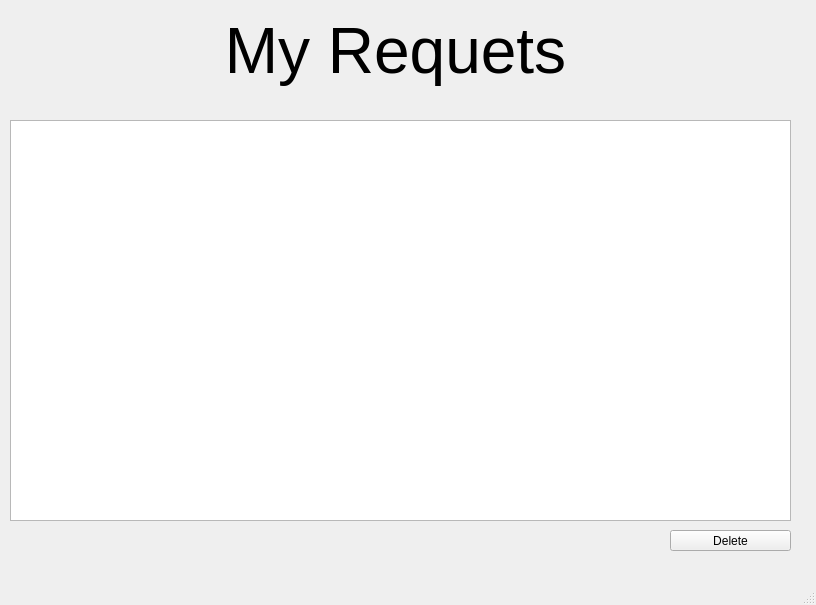
<?xml version="1.0" encoding="UTF-8"?>
<ui version="4.0">
 <class>MainWindow</class>
 <widget class="QMainWindow" name="MainWindow">
  <property name="geometry">
   <rect>
    <x>0</x>
    <y>0</y>
    <width>816</width>
    <height>605</height>
   </rect>
  </property>
  <property name="windowTitle">
   <string>My Requests</string>
  </property>
  <widget class="QWidget" name="centralwidget">
   <widget class="QListWidget" name="listWidget">
    <property name="geometry">
     <rect>
      <x>10</x>
      <y>120</y>
      <width>781</width>
      <height>401</height>
     </rect>
    </property>
   </widget>
   <widget class="QPushButton" name="deleteButton">
    <property name="geometry">
     <rect>
      <x>670</x>
      <y>530</y>
      <width>121</width>
      <height>21</height>
     </rect>
    </property>
    <property name="text">
     <string>Delete</string>
    </property>
   </widget>
   <widget class="QLabel" name="Lerror">
    <property name="geometry">
     <rect>
      <x>190</x>
      <y>530</y>
      <width>381</width>
      <height>21</height>
     </rect>
    </property>
    <property name="font">
     <font>
      <pointsize>10</pointsize>
     </font>
    </property>
    <property name="text">
     <string/>
    </property>
    <property name="alignment">
     <set>Qt::AlignCenter</set>
    </property>
   </widget>
   <widget class="QLabel" name="label_2">
    <property name="geometry">
     <rect>
      <x>210</x>
      <y>10</y>
      <width>371</width>
      <height>81</height>
     </rect>
    </property>
    <property name="font">
     <font>
      <family>Segoe UI</family>
      <pointsize>48</pointsize>
      <weight>50</weight>
      <bold>false</bold>
     </font>
    </property>
    <property name="text">
     <string>My Requets</string>
    </property>
    <property name="alignment">
     <set>Qt::AlignCenter</set>
    </property>
   </widget>
  </widget>
  <widget class="QMenuBar" name="menubar">
   <property name="geometry">
    <rect>
     <x>0</x>
     <y>0</y>
     <width>816</width>
     <height>21</height>
    </rect>
   </property>
  </widget>
  <widget class="QStatusBar" name="statusbar"/>
 </widget>
 <resources/>
 <connections/>
</ui>
